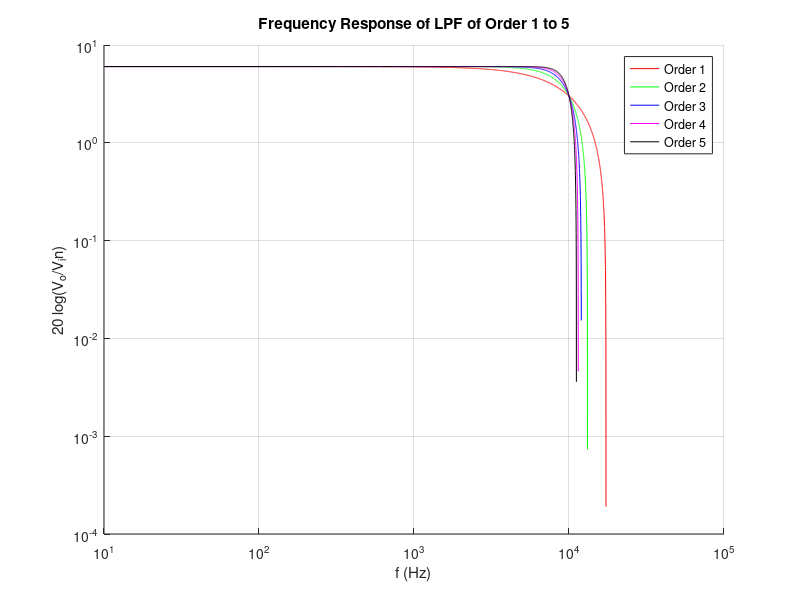

Here is the MATLAB script that generated this plot:
% Constants
R_F = 15915; % R1  = R_F = 15.915 kΩ
R_1 = 15915; % R1  = R_F = 15.915 kΩ
f = [0:10:100000];
order = [1:1:5];
f_c = 10000; % cut off frequency
A_F = 1 + (R_F / R_1);
colors = ['r', 'g', 'b', 'm', 'k'];

hold on;
grid on;

% Low Pass Filter
xlabel('f (Hz)')
ylabel('20 log(V_o/V_in)')
title('Frequency Response of LPF of Order 1 to 5');

for i = 1:5
    V_out_by_V_in_LPF = A_F ./ sqrt(1 + ((f / f_c) .^ (2 * i)));
    y_axis_LPF = 20 * log10(V_out_by_V_in_LPF);
    loglog(f, y_axis_LPF, colors(i));
end

legend('Order 1', 'Order 2', 'Order 3', 'Order 4', 'Order 5', 'off');
hold off;
